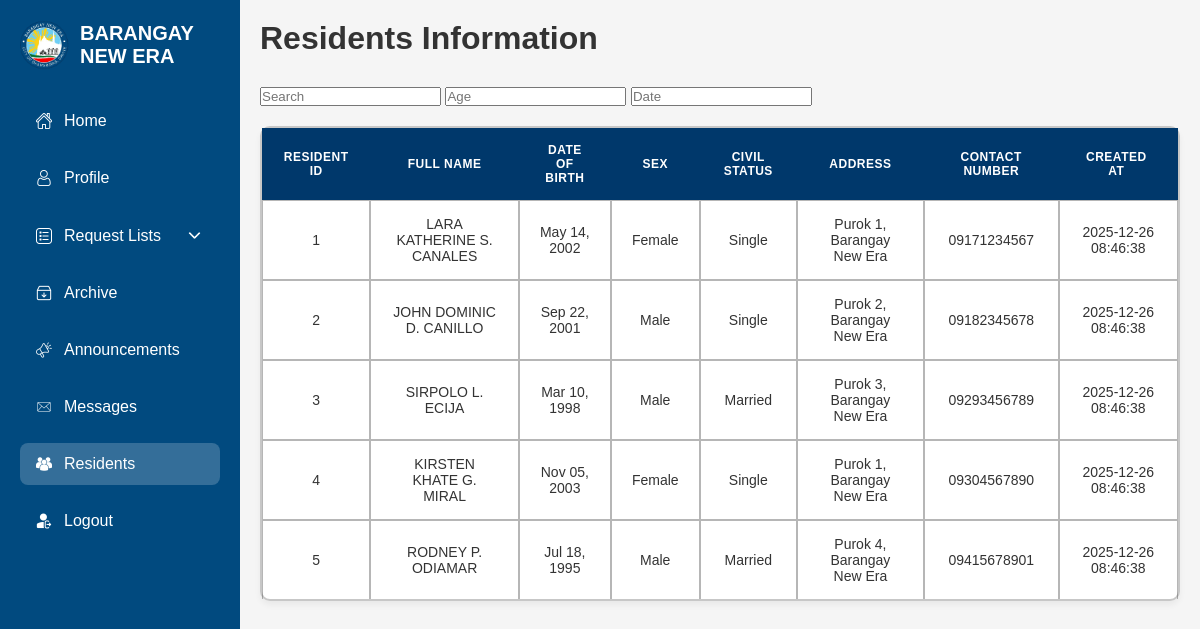
Page /Admin/adminresidents.php (signed in) on the earlier database version.
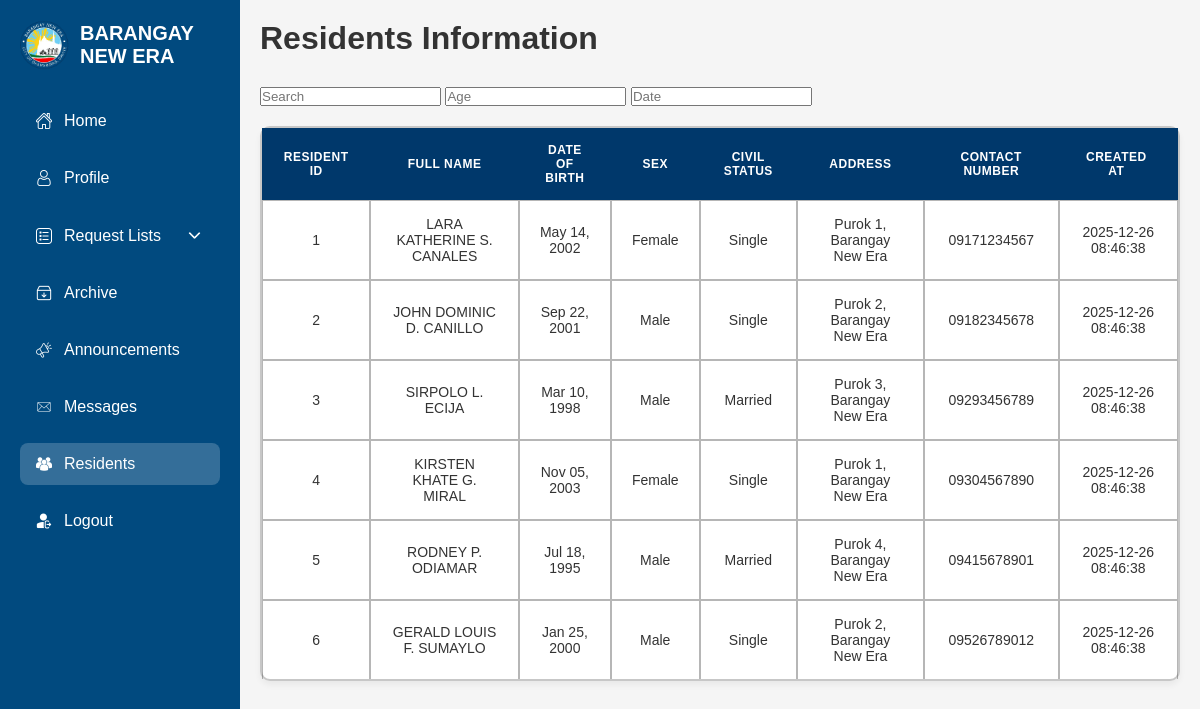
Same page on the later database version.
### tables this page shows
CREATE TABLE `residents` (
  `resident_id` int(11) NOT NULL,
  `full_name` varchar(150) NOT NULL,
  `date_of_birth` date NOT NULL,
  `sex` enum('Male','Female') NOT NULL,
  `civil_status` enum('Single','Married','Widowed','Separated') NOT NULL,
  `address` varchar(255) NOT NULL,
  `contact_number` varchar(20) NOT NULL,
  `created_at` timestamp NOT NULL DEFAULT current_timestamp()
);

### Admin/adminresidents.php (the view, shortened to what this page needs)
<?php
require_once '../Connection/conn.php';
$residents = [];
$columns = [];
$query = $conn->prepare("SELECT * FROM residents");
if ($query) {
    $query->execute();
    $result = $query->get_result();
    if ($result && $result->num_rows > 0) {
        $first_row = $result->fetch_assoc();
        $columns = array_keys($first_row);
        $residents[] = $first_row;
        while ($row = $result->fetch_assoc()) {
            $residents[] = $row;
        }
    }
}
?>
<!DOCTYPE html>
<html lang="en">
<head>
    <link rel="stylesheet" href="adminresidents.css">
    <link rel="stylesheet" href="https://cdn.jsdelivr.net/npm/bootstrap-icons@1.10.5/font/bootstrap-icons.css">
</head>
<body>
    <div class="sidebar">
        <div class="sidebar-logo">
            <img src="../images/brgylogo.png" alt="Logo">
            <h2>BARANGAY NEW ERA</h2>
        </div>
        <nav class="sidebar-nav">
            <a href="adminIndex.php"> <img src="../images/home.png" alt="">Home</a>
            <a href="adminProfile.php"> <img src="../images/user.png" alt="">Profile</a>
            <details class="sidebar-dropdown">
                <summary><img src="../images/list.png" alt="">Request Lists <img src="../images/down.png" alt=""></summary>
            </details>
            <a href="adminArchive.php"> <img src="../images/archive.png" alt="">Archive</a>
            <a href="adminAnnouncements.php"> <img src="../images/marketing.png" alt=""> Announcements</a>
            <a href="adminMessages.php"> <img src="../images/email.png" alt="">Messages</a>
            <a href="adminResidents.php" class="active"> <img src="../images/residents.png" alt="">Residents</a>
            <button onclick="logout()" style="margin-top:auto;"> <img src="../images/logout.png" alt="">Logout</button>
        </nav>
    </div>
    <div class="main-content">
        <div class="header">
            <h1>Residents Information</h1>
        </div>
        <div class="table-filters">
            <input type="text" id="residentsSearch" placeholder="Search">
            <input type="text" id="residentsAgeFilter" placeholder="Age">
            <input type="text" id="residentsDateFilter" placeholder="Date">
        </div>
        <div class="requests-table">
            <table>
                <thead>
                    <tr>
                        <?php if (!empty($columns)): ?>
                            <?php foreach ($columns as $column): ?>
                                <th><?php echo htmlspecialchars(ucwords(str_replace('_', ' ', $column))); ?></th>
                            <?php endforeach; ?>
                        <?php else: ?>
                            <th>No Data</th>
                        <?php endif; ?>
                    </tr>
                </thead>
                <tbody id="residentBody">
                    <?php if (!empty($residents)): ?>
                        <?php foreach ($residents as $resident): ?>
                            <tr>
                                <?php if (!empty($columns)): ?>
                                    <?php foreach ($columns as $column): ?>
                                        <td>
                                            <?php
                                            $value = $resident[$column] ?? '';
                                            if (strpos(strtolower($column), 'date') !== false && !empty($value)) {
                                                echo date('M d, Y', strtotime($value));
                                            }
                                            elseif (strpos(strtolower($column), 'uid') !== false && !empty($value)) {
                                                echo '<code>' . htmlspecialchars($value) . '</code>';
                                            }
                                            elseif (in_array(strtolower($column), ['lastname', 'firstname', 'middlename', 'suffix']) && !empty($value)) {
                                                if (strtolower($column) === 'lastname') {
                                                    echo '<strong>' . htmlspecialchars($value) . '</strong>';
                                                } else {
                                                    echo htmlspecialchars($value);
                                                }
                                            }
                                            else {
                                                echo htmlspecialchars($value ?: 'N/A');
                                            }
                                            ?>
                                        </td>
                                    <?php endforeach; ?>
                                <?php else: ?>
                                    <td>No data available</td>
                                <?php endif; ?>
                            </tr>
                        <?php endforeach; ?>
                    <?php endif; ?>
                </tbody>
            </table>
        </div>
    </div>
</body>
</html>

Differences in the rows shown:
added residents: resident_id "6", full_name "GERALD LOUIS F. SUMAYLO", date_of_birth "Jan 25, 2000", sex "Male", civil_status "Single", address "Purok 2, Barangay New Era", contact_number "09526789012", created_at "2025-12-26 08:46:38"
